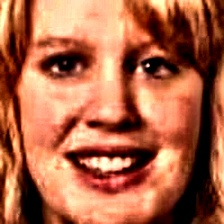
#> input picture sunum_gorselleri/real/real_01.jpg, 224 x 224 px
$ python -i 06_smart_split.py   (imports and definitions only)   (older library calls are emulated)
#> lines starting #> are read from the running program, lines starting #| are printed output that depends on the picture
"""
Kalite-Bazli Akilli FAKE Undersampling + 50-50 Fiziksel Split

3 Asamali Filtre:
  1. Kalite filtresi: Bulanik/karanlik/bozuk goruntuleri ele
  2. Duplicate filtresi: Perceptual hash ile benzer kareleri cikar
  3. Esit ornekleme: Her yontemden esit payli rastgele sec

Cikti: dataset/faces_split/{train,val,test}/{real,fake}/

Kullanim:
    python scripts/06_smart_split.py
    python scripts/06_smart_split.py --dry-run
    python scripts/06_smart_split.py --workers 8
"""

import sys
import os
import shutil
import hashlib
import argparse
from pathlib import Path
from collections import defaultdict, Counter
from concurrent.futures import ProcessPoolExecutor, as_completed
import random
import time

import numpy as np
from PIL import Image
import cv2

PROJECT_ROOT = Path(__file__).resolve().parent.parent
sys.path.insert(0, str(PROJECT_ROOT))

SUPPORTED = {".jpg", ".jpeg", ".png", ".bmp", ".webp"}
FACES_DIR = PROJECT_ROOT / "dataset" / "faces"
OUTPUT_DIR = PROJECT_ROOT / "dataset" / "faces_split"

# Split oranlari
TRAIN_RATIO = 0.70
VAL_RATIO = 0.15
TEST_RATIO = 0.15
SEED = 42

# Kalite esik degerleri
BLUR_THRESHOLD = 35.0       # Laplacian variance < bu = bulanik
MIN_BRIGHTNESS = 25         # Ortalama piksel < bu = cok karanlik
MAX_BRIGHTNESS = 240        # Ortalama piksel > bu = overexposed
MIN_IMAGE_SIZE = 48         # Piksel < bu = cok kucuk
HASH_DISTANCE_THRESHOLD = 5 # Hamming distance < bu = duplicate


# ═══════════════════════════════════════════════════════════
# KALITE ANALIZI
# ═══════════════════════════════════════════════════════════

def compute_dhash(img_gray, hash_size=8):
    """Difference Hash — hizli perceptual hash."""
    resized = cv2.resize(img_gray, (hash_size + 1, hash_size))
    diff = resized[:, 1:] > resized[:, :-1]
    return sum(2 ** i for i, v in enumerate(diff.flatten()) if v)


def hamming_distance(h1, h2):
    """Iki hash arasindaki Hamming mesafesi."""
    return bin(h1 ^ h2).count("1")


def analyze_single_image(filepath_str):
    """Tek goruntu icin kalite metrikleri hesapla."""
#> called with filepath_str = '../sunum_gorselleri/real/real_01.jpg'
    filepath = Path(filepath_str)
    try:
        img = cv2.imread(str(filepath))
#> img is the input picture: shape (224, 224, 3); mean B, G, R 70.5, 100.8, 174.5
        if img is None:
            return None

        h, w = img.shape[:2]
#> h = 224; w = 224
        if h < MIN_IMAGE_SIZE or w < MIN_IMAGE_SIZE:
            return None

        gray = cv2.cvtColor(img, cv2.COLOR_BGR2GRAY)
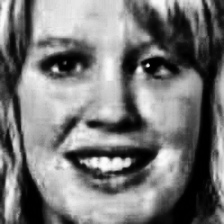
#> gray: shape (224, 224); min 0, max 252, mean 119.4

        # Laplacian variance (bulaniklik)
        # Kucuk boyutta hesapla (hiz icin)
        small = cv2.resize(gray, (128, 128))
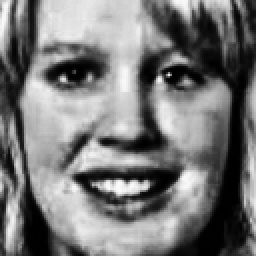
#> small: shape (128, 128) (shown 2 times larger); min 0, max 251, mean 119.3
        blur_score = cv2.Laplacian(small, cv2.CV_64F).var()
#> blur_score = 756.9

        # Ortalama parlaklik
        brightness = np.mean(small)
#> brightness = 119.3

        # dHash
        dhash = compute_dhash(gray)
#> dhash = 10280206280468286763

        return {
            "path": filepath_str,
            "blur": blur_score,
            "brightness": brightness,
            "dhash": dhash,
            "size": (w, h),
        }
    except Exception:
        return None


# ═══════════════════════════════════════════════════════════
# YONTEM BAZLI ISLEM
# ═══════════════════════════════════════════════════════════

# [374 lines left out: functions collect_method_files, filter_method_quality, main, not called in this run]


# [6 lines not run here, left out]

>>> result = analyze_single_image('../sunum_gorselleri/real/real_01.jpg')
#> result = {'path': '../sunum_gorselleri/real/real_01.jpg', 'blur': 756.9, 'brightness': 119.3, 'dhash': 10280206280468286763, 'size': (224, 224)}

$ run again, on sunum_gorselleri/real/real_05.jpg
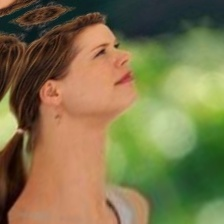
#> input picture sunum_gorselleri/real/real_05.jpg, 224 x 224 px
#> in analyze_single_image, img is the input picture: shape (224, 224, 3); mean B, G, R 74.7, 116.2, 125.7
#> in analyze_single_image, `gray = cv2.cvtColor(img, cv2.COLOR_BGR2GRAY)`:
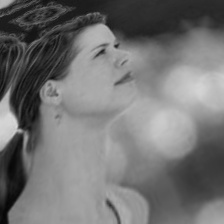
#> gray: shape (224, 224); min 5, max 218, mean 114.4
#> blur_score = 324.6
#> brightness = 114.3
#> dhash = 10918747749185144085
#> result = {'path': '../sunum_gorselleri/real/real_05.jpg', 'blur': 324.6, 'brightness': 114.3, 'dhash': 10918747749185144085, 'size': (224, 224)}

$ run again, on sunum_gorselleri/real/real_07.jpg
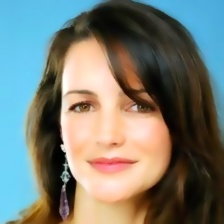
#> input picture sunum_gorselleri/real/real_07.jpg, 224 x 224 px
#> in analyze_single_image, img is the input picture: shape (224, 224, 3); mean B, G, R 115, 123, 117.7
#> in analyze_single_image, `gray = cv2.cvtColor(img, cv2.COLOR_BGR2GRAY)`:
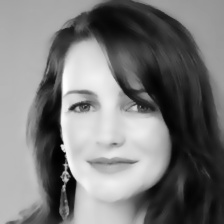
#> gray: shape (224, 224); min 0, max 254, mean 120.5
#> blur_score = 532.3
#> brightness = 120.4
#> dhash = 343554033681999217
#> result = {'path': '../sunum_gorselleri/real/real_07.jpg', 'blur': 532.3, 'brightness': 120.4, 'dhash': 343554033681999217, 'size': (224, 224)}
